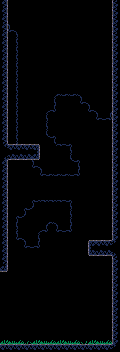

A level layout from a 2D game, rendered from its tile map. Below: a short description, then the map file with tile-grid data replaced by summaries:
An orthogonal 15x44 tile map with 8x8 px tiles, 1 tile layer (Tiles) and 5 objects (5x entity).

<map version="1.10" tiledversion="1.11.2" orientation="orthogonal" renderorder="right-down" width="15" height="44" tilewidth="8" tileheight="8" infinite="0" nextlayerid="1" nextobjectid="1">
 <properties>
  <property name="outdoors" type="bool" value="true" />
 </properties>
 <tileset firstgid="1" source="tileset.tsx" />
 <layer id="1" name="Tiles" width="15" height="44">
  <data>[660 cells, 484 non-empty, 18 distinct tile ids]</data>
 </layer>
 <objectgroup id="2" name="Objects">
  <object id="1" name="blue_orb" type="entity" x="48" y="48" width="8" height="8" />
  <object id="5" name="water_tank" type="entity" x="16" y="136" width="8" height="8" />
  <object id="3" name="water_tank" type="entity" x="88" y="336" width="8" height="8" />
  <object id="6" name="water_tank" type="entity" x="96" y="232" width="8" height="8" />
  <object id="4" name="player" type="entity" x="88" y="232" width="8" height="8" />
 </objectgroup>
</map>
